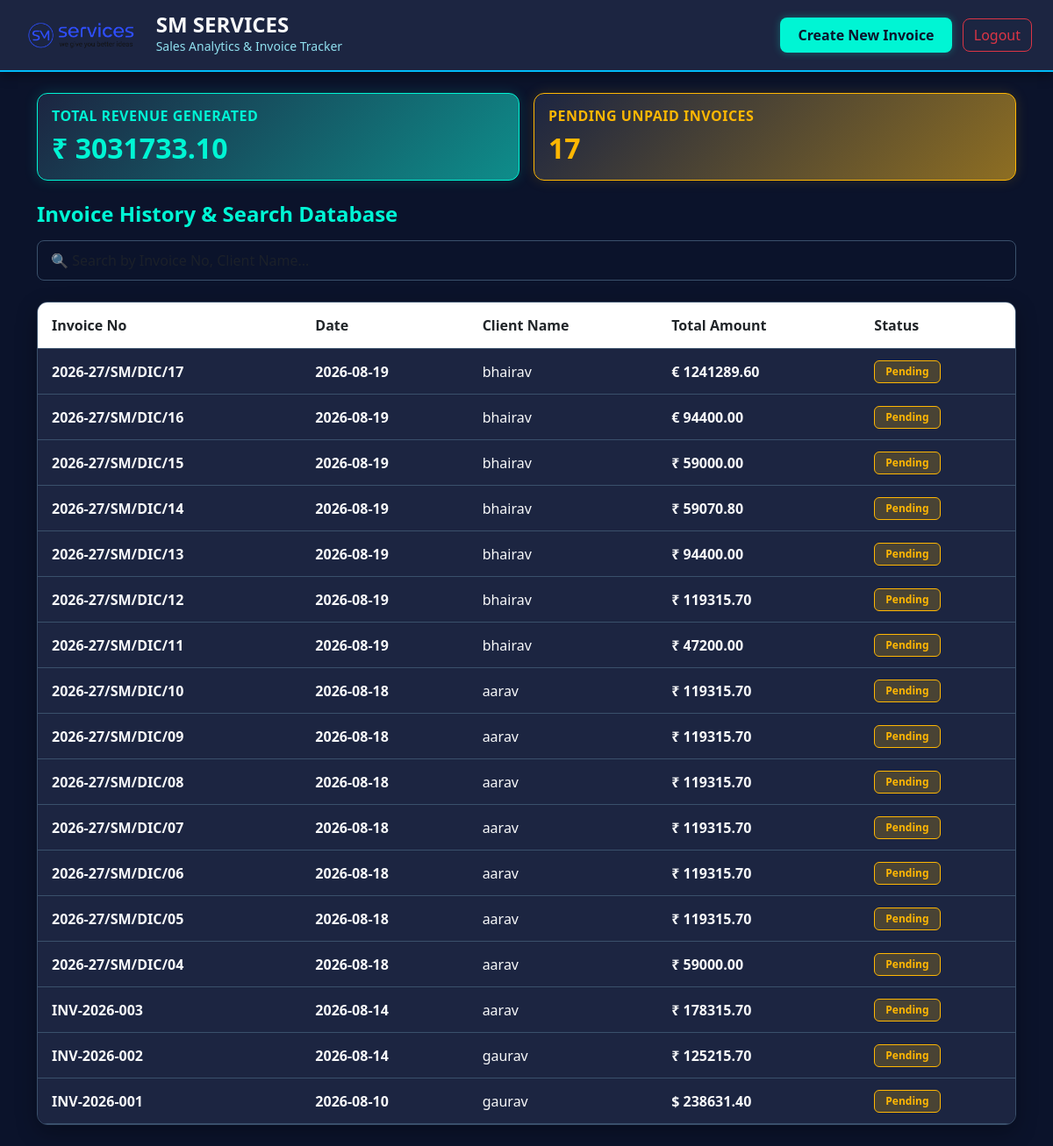
The app's page /dashboard (signed in) with its own data.
### tables this page shows
CREATE TABLE invoices (
            id INTEGER PRIMARY KEY AUTOINCREMENT,
            invoice_no TEXT UNIQUE,
            date TEXT,
            supplier_name TEXT,
            client_name TEXT,
            gross_amount REAL,
            tax_amount REAL,
            total_amount REAL,
            currency TEXT,
            status TEXT DEFAULT 'Pending'
        );

### app.py (the view)
@app.route('/dashboard')
@login_required
def dashboard():
    conn = sqlite3.connect(DB_NAME)
    cursor = conn.cursor()
    cursor.execute("SELECT * FROM invoices ORDER BY id DESC")
    invoices = cursor.fetchall()
    cursor.execute("SELECT SUM(total_amount) FROM invoices")
    total_rev = cursor.fetchone()[0] or 0.0
    cursor.execute("SELECT COUNT(*) FROM invoices WHERE status='Pending'")
    pending_count = cursor.fetchone()[0] or 0
    conn.close()
    return render_template('dashboard.html', invoices=invoices, total_rev=total_rev, pending_count=pending_count)

### app.py (called while the page is built)
@login_manager.user_loader
def load_user(user_id):
    conn = sqlite3.connect(DB_NAME)
    cursor = conn.cursor()
    cursor.execute("SELECT id, username, password FROM users WHERE id = ?", (user_id,))
    u = cursor.fetchone()
    conn.close()
    if u:
        return User(u[0], u[1], u[2])
    return None

### templates/dashboard.html (shortened to what this page needs)
<!DOCTYPE html>
<html lang="en">
<head>
    <link href="https://cdn.jsdelivr.net/npm/bootstrap@5.3.0/dist/css/bootstrap.min.css" rel="stylesheet">
</head>
<body>
<nav class="navbar navbar-custom px-4 py-3 d-flex justify-content-between align-items-center mb-4">
    <div class="d-flex align-items-center gap-3">
        <img src="/static/images/logo.png" alt="AR SERVICES Logo" class="brand-logo" onerror="this.style.display='none'">
        <div>
            <h4 class="mb-0 text-light" style="line-height: 1; font-weight: 700;">SM SERVICES</h4>
            <small class="text-muted-custom">Sales Analytics & Invoice Tracker</small>
        </div>
    </div>
    <div>
        <a href="/app" class="btn btn-neon">Create New Invoice</a>
        <a href="/logout" class="btn btn-outline-danger ms-2" style="border-radius: 8px;">Logout</a>
    </div>
</nav>
<div class="container my-4">
    <div class="row g-3 mb-4">
        <div class="col-md-6">
            <div class="card card-stat-revenue p-3">
                <h6 class="text-uppercase fw-bold" style="letter-spacing: 0.5px;">Total Revenue Generated</h6>
                <h2 class="mb-0 fw-bold">₹ {{ "%.2f"|format(total_rev) }}</h2>
            </div>
        </div>
        <div class="col-md-6">
            <div class="card card-stat-pending p-3">
                <h6 class="text-uppercase fw-bold" style="letter-spacing: 0.5px;">Pending Unpaid Invoices</h6>
                <h2 class="mb-0 fw-bold">{{ pending_count }}</h2>
            </div>
        </div>
    </div>
    <div class="d-flex justify-content-between align-items-center mb-3">
        <h4 class="mb-0" style="color: #00F5D4; font-weight: 700;">Invoice History & Search Database</h4>
    </div>
    <input type="text" id="searchInput" class="form-control mb-4" placeholder="🔍 Search by Invoice No, Client Name..." onkeyup="filterTable()">
    <div class="card card-table">
        <div class="table-responsive">
            <table class="table table-dark-custom align-middle" id="invoiceTable">
                <thead>
                    <tr>
                        <th>Invoice No</th>
                        <th>Date</th>
                        <th>Client Name</th>
                        <th>Total Amount</th>
                        <th>Status</th>
                    </tr>
                </thead>
                <tbody>
                    {% for inv in invoices %}
                    <tr>
                        <td class="fw-bold text-light">{{ inv[1] }}</td>
                        <td class="fw-bold text-light">{{ inv[2] }}</td>
                        <td class="text-light">{{ inv[4] }}</td>
                        <td class="fw-semibold text-light">{{ inv[8] }} {{ "%.2f"|format(inv[7]) }}</td>
                        <td><span class="badge badge-pending">{{ inv[9] }}</span></td>
                    </tr>
                    {% endfor %}
                </tbody>
            </table>
        </div>
    </div>
</div>
</body>
</html>

### templates/dashboard.html (style rules this page uses)
body { background-color: #0B132B; color: #E0E1DD; font-family: 'Segoe UI', Tahoma, Geneva, Verdana, sans-serif; margin: 0; }
.navbar-custom { background-color: #1C2541; border-bottom: 2px solid #00BBF9; box-shadow: 0 4px 12px rgba(0, 0, 0, 0.4); }
.brand-logo { height: 40px; width: auto; }
.card-stat-revenue { background: linear-gradient(135deg, #1C2541 0%, #00F5D4 200%); border: 1px solid #00F5D4; border-radius: 12px; color: #00F5D4; box-shadow: 0 0 15px rgba(0, 245, 212, 0.15); }
.card-stat-pending { background: linear-gradient(135deg, #1C2541 0%, #FFB703 200%); border: 1px solid #FFB703; border-radius: 12px; color: #FFB703; box-shadow: 0 0 15px rgba(255, 183, 3, 0.15); }
.form-control { background-color: #0B132B; border: 1px solid #3A506B; color: #E0E1DD; border-radius: 8px; padding: 10px 15px; }
.card-table { background-color: #1C2541; border: 1px solid #3A506B; border-radius: 12px; box-shadow: 0 8px 24px rgba(0, 0, 0, 0.3); overflow: hidden; }
.table-dark-custom { color: #E0E1DD; margin-bottom: 0; }
.table-dark-custom thead { background-color: #3A506B; color: #00F5D4; }
.table-dark-custom th { padding: 14px 16px; border-color: #3A506B; font-weight: 600; }
.table-dark-custom td { padding: 12px 16px; background-color: #1C2541; border-color: #3A506B; vertical-align: middle; }
.btn-neon { background-color: #00F5D4; color: #0B132B; font-weight: 700; border: none; border-radius: 8px; padding: 8px 20px; box-shadow: 0 0 10px rgba(0, 245, 212, 0.3); transition: all 0.3s ease; }
.text-muted-custom { color: #90E0EF !important; }
.badge-pending { background-color: rgba(255, 183, 3, 0.2); color: #FFB703; border: 1px solid #FFB703; font-weight: 600; padding: 6px 12px; border-radius: 6px; }

### records on screen
invoices: invoice_no "2026-27/SM/DIC/17", date "2026-08-19", client_name "bhairav", currency "€", total_amount "1241289.60", status "Pending"
invoices: invoice_no "2026-27/SM/DIC/16", date "2026-08-19", client_name "bhairav", currency "€", total_amount "94400.00", status "Pending"
invoices: invoice_no "2026-27/SM/DIC/15", date "2026-08-19", client_name "bhairav", currency "₹", total_amount "59000.00", status "Pending"
invoices: invoice_no "2026-27/SM/DIC/14", date "2026-08-19", client_name "bhairav", currency "₹", total_amount "59070.80", status "Pending"
invoices: invoice_no "2026-27/SM/DIC/13", date "2026-08-19", client_name "bhairav", currency "₹", total_amount "94400.00", status "Pending"
invoices: invoice_no "2026-27/SM/DIC/12", date "2026-08-19", client_name "bhairav", currency "₹", total_amount "119315.70", status "Pending"
invoices: invoice_no "2026-27/SM/DIC/11", date "2026-08-19", client_name "bhairav", currency "₹", total_amount "47200.00", status "Pending"
invoices: invoice_no "2026-27/SM/DIC/10", date "2026-08-18", client_name "aarav", currency "₹", total_amount "119315.70", status "Pending"
invoices: invoice_no "2026-27/SM/DIC/09", date "2026-08-18", client_name "aarav", currency "₹", total_amount "119315.70", status "Pending"
invoices: invoice_no "2026-27/SM/DIC/08", date "2026-08-18", client_name "aarav", currency "₹", total_amount "119315.70", status "Pending"
invoices: invoice_no "2026-27/SM/DIC/07", date "2026-08-18", client_name "aarav", currency "₹", total_amount "119315.70", status "Pending"
invoices: invoice_no "2026-27/SM/DIC/06", date "2026-08-18", client_name "aarav", currency "₹", total_amount "119315.70", status "Pending"
invoices: invoice_no "2026-27/SM/DIC/05", date "2026-08-18", client_name "aarav", currency "₹", total_amount "119315.70", status "Pending"
invoices: invoice_no "2026-27/SM/DIC/04", date "2026-08-18", client_name "aarav", currency "₹", total_amount "59000.00", status "Pending"
invoices: invoice_no "INV-2026-003", date "2026-08-14", client_name "aarav", currency "₹", total_amount "178315.70", status "Pending"
invoices: invoice_no "INV-2026-002", date "2026-08-14", client_name "gaurav", currency "₹", total_amount "125215.70", status "Pending"
invoices: invoice_no "INV-2026-001", date "2026-08-10", client_name "gaurav", currency "$", total_amount "238631.40", status "Pending"

### other values on screen
{{ "%.2f"|format(total_rev) }} "3031733.10"
{{ pending_count }} "17"
